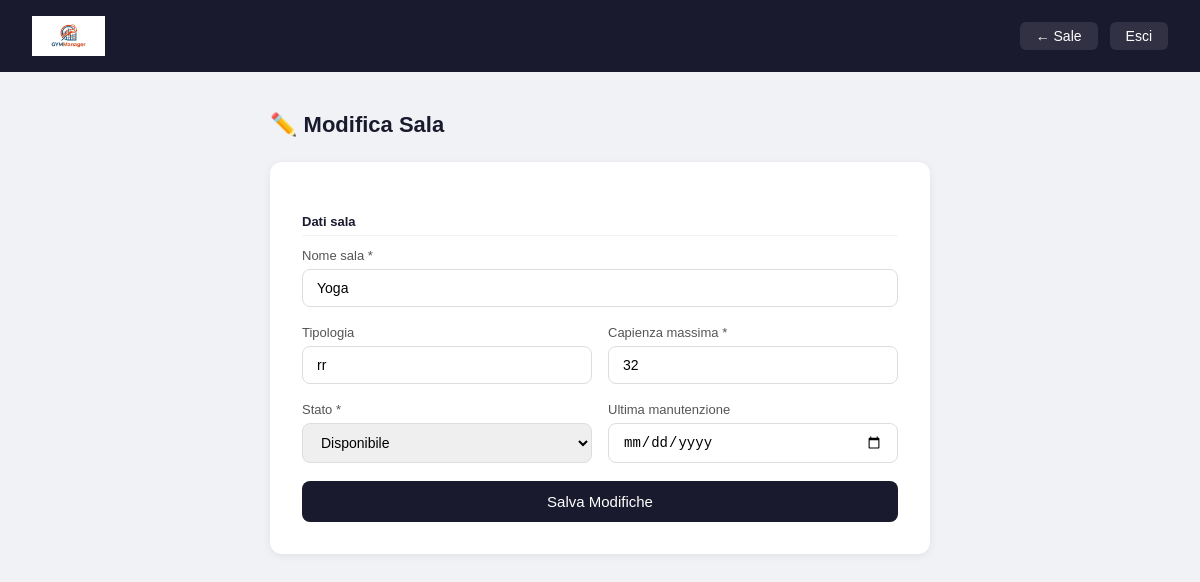
The page /palestra/pages/modifica_sala.php?id=3 (signed in) on the database its author committed.
### tables this page shows
CREATE TABLE `sala` (
  `id_sala` int(11) NOT NULL,
  `nome` varchar(100) NOT NULL,
  `tipologia` varchar(50) DEFAULT NULL,
  `capienza_max` int(11) NOT NULL,
  `stato` enum('disponibile','in_manutenzione','chiusa') NOT NULL DEFAULT 'disponibile',
  `data_ultima_manutenzione` date DEFAULT NULL
);

### palestra/pages/modifica_sala.php (the view, shortened to what this page needs)
<?php
require_once "../config/db.php";
$id = $_GET['id'] ?? null;
$stmt = $pdo->prepare("SELECT * FROM SALA WHERE id_sala = ?");
$stmt->execute([$id]);
$sala = $stmt->fetch();
?>
<!DOCTYPE html>
<html lang="it">
<head>
</head>
<body>
<div class="navbar">
    <img src="../assets/logo.jpg" style="height:40px;">
    <div style="display:flex; gap:12px;">
        <a href="sale.php">← Sale</a>
        <a href="../logout.php">Esci</a>
    </div>
</div>
<div class="contenuto">
    <h2>✏️ Modifica Sala</h2>
    <div class="form-box">
        <form method="POST">
            <div class="sezione">Dati sala</div>
            <div class="campo">
                <label>Nome sala *</label>
                <input type="text" name="nome" required value="<?= htmlspecialchars($sala['nome']) ?>">
            </div>
            <div class="riga">
                <div class="campo">
                    <label>Tipologia</label>
                    <input type="text" name="tipologia" value="<?= htmlspecialchars($sala['tipologia']) ?>">
                </div>
                <div class="campo">
                    <label>Capienza massima *</label>
                    <input type="number" name="capienza_max" required min="1" value="<?= $sala['capienza_max'] ?>">
                </div>
            </div>
            <div class="riga">
                <div class="campo">
                    <label>Stato *</label>
                    <select name="stato" required>
                        <option value="disponibile" <?= $sala['stato']=='disponibile'?'selected':'' ?>>Disponibile</option>
                    </select>
                </div>
                <div class="campo">
                    <label>Ultima manutenzione</label>
                    <input type="date" name="data_ultima_manutenzione" value="<?= $sala['data_ultima_manutenzione'] ?>">
                </div>
            </div>
            <button type="submit" class="btn">Salva Modifiche</button>
        </form>
    </div>
</div>
</body>
</html>

### palestra/pages/modifica_sala.php (style rules this page uses)
* { margin: 0; padding: 0; box-sizing: border-box; }
body { font-family: Arial, sans-serif; background: #f0f2f5; }
.navbar { background: #1a1a2e; color: white; padding: 16px 32px; display: flex; justify-content: space-between; align-items: center; }
.navbar a { color: white; text-decoration: none; font-size: 14px; background: rgba(255,255,255,0.1); padding: 6px 16px; border-radius: 6px; }
.contenuto { max-width: 700px; margin: 40px auto; padding: 0 20px; }
h2 { font-size: 22px; color: #1a1a2e; margin-bottom: 24px; }
.form-box { background: white; border-radius: 12px; padding: 32px; box-shadow: 0 2px 8px rgba(0,0,0,0.07); }
.riga { display: grid; grid-template-columns: 1fr 1fr; gap: 16px; }
.campo { margin-bottom: 18px; }
label { display: block; font-size: 13px; color: #555; margin-bottom: 6px; }
input, select { width: 100%; padding: 10px 14px; border: 1px solid #ddd; border-radius: 8px; font-size: 14px; outline: none; }
.btn { background: #1a1a2e; color: white; padding: 12px 28px; border: none; border-radius: 8px; font-size: 15px; cursor: pointer; width: 100%; }
.sezione { font-size: 13px; font-weight: bold; color: #1a1a2e; margin: 20px 0 12px; padding-bottom: 6px; border-bottom: 1px solid #f0f2f5; }

### rows shown on the page
sala: nome "Yoga", tipologia "rr", capienza_max "32", stato "Disponibile"
